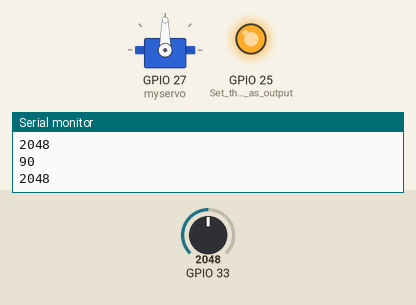
A sketch run on a simulated ESP32. On the bench: servo, output pins drawn as LEDs (lit = HIGH), the last lines printed to the serial monitor. Inputs (shaded band) come from the test bench; at power-on: GPIO 33 = 2048.

Above: at 1.2 s.
1.3 s: GPIO 33 set to 2866
At 2.2 s:
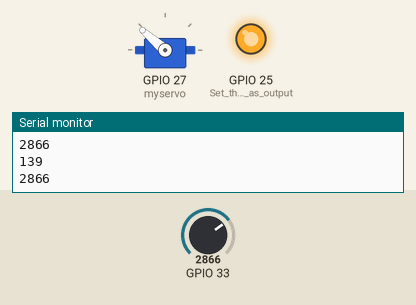
3.2 s: GPIO 33 set to 3603
At 4.2 s:
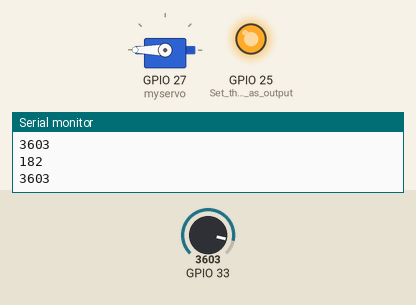
5.0 s: GPIO 33 set to 1228
At 6.2 s:
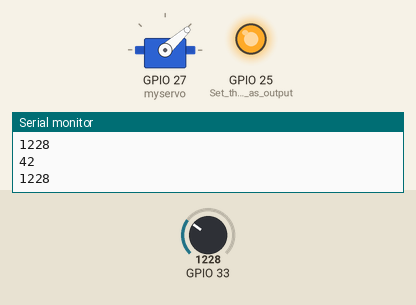
6.7 s: GPIO 33 set to 491
At 8.2 s:
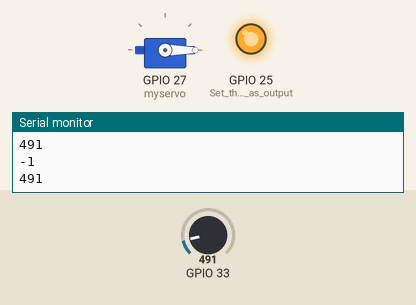
8.5 s: GPIO 33 set to 2047
At 9.9 s:
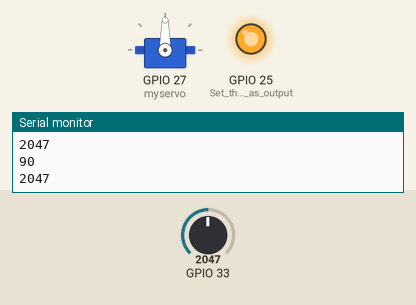
10.2 s: GPIO 33 set to 0
At 10.9 s:
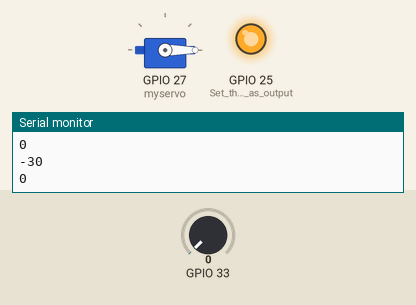
Timing chart, 0 to 13.0 s (numbered marks = the images above; inputs shaded):
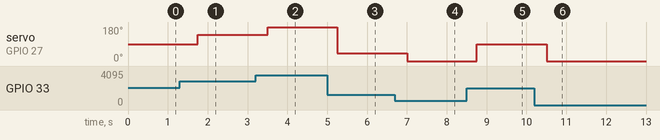

Measured:
- after the input at 1.3 s, servo on GPIO 27 (myservo): 90° → 139° after 0.45 s
- after the input at 3.2 s, servo on GPIO 27 (myservo): 139° → 180° after 0.30 s
- after the input at 5.0 s, servo on GPIO 27 (myservo): 180° → 42° after 0.25 s
- after the input at 6.7 s, servo on GPIO 27 (myservo): 42° → 0° after 0.31 s
- after the input at 8.5 s, servo on GPIO 27 (myservo): 0° → 90° after 0.26 s
- after the input at 10.2 s, servo on GPIO 27 (myservo): 90° → 0° after 0.31 s

The sketch:

motorPotMap.ino
```cpp
#include <ESP32Servo.h>

Servo myservo;  // create Servo object to control a servo
// twelve Servo objects can be created on most boards
int motorPos = 0;

void setup() {
  Serial.begin(115200);
  myservo.attach(27);  // attaches the servo on pin 9 to the Servo object
  pinMode(25, OUTPUT);   // Set the pin as output
  digitalWrite(25, HIGH); // Power ON (3.3V)

}

void loop() {
  int sensorValue = analogRead(33);
  Serial.println(sensorValue);
  delay(250);
  int motorPos = map(sensorValue, 520, 3300, 0, 165);
  //520 at 180, 3300 at 165
  myservo.write(motorPos);
  Serial.println(motorPos);
}
```
